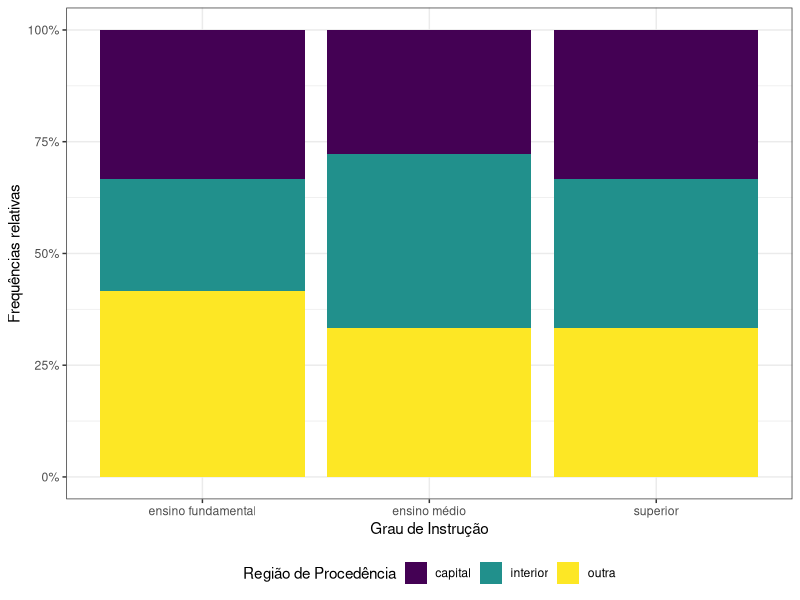
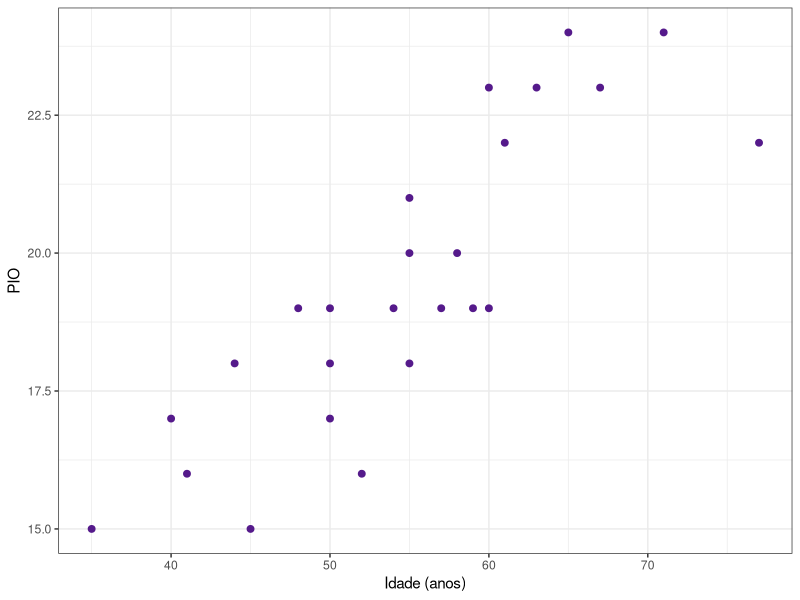
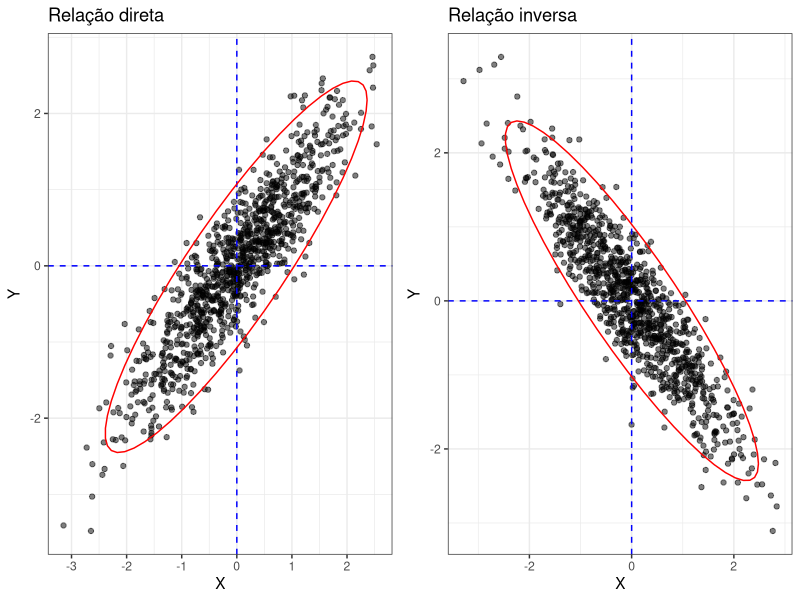
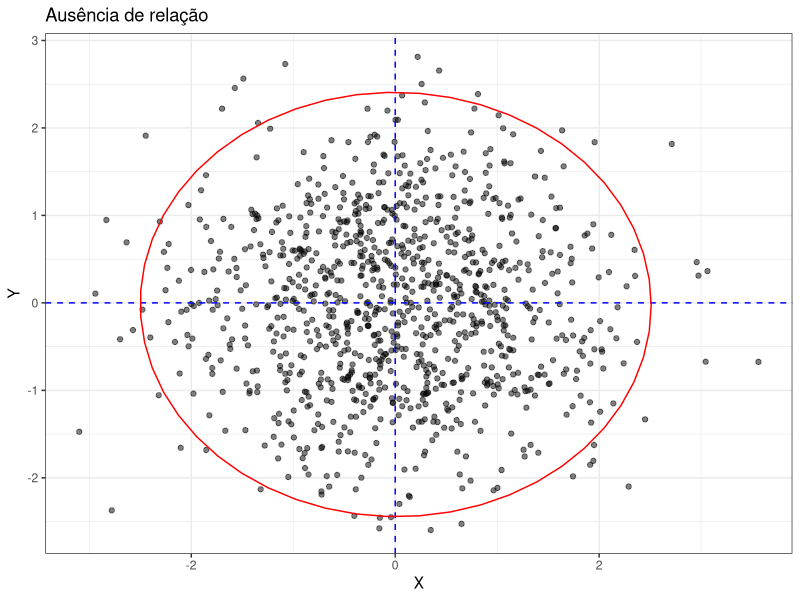
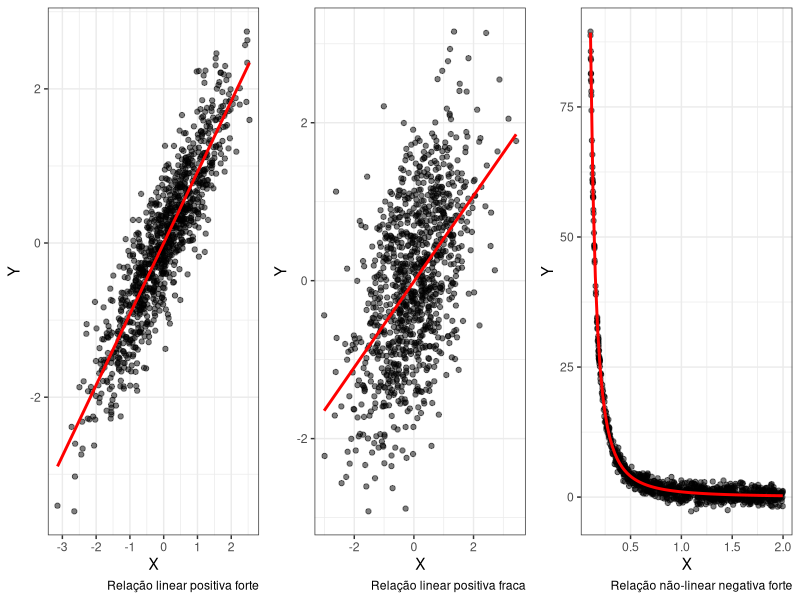
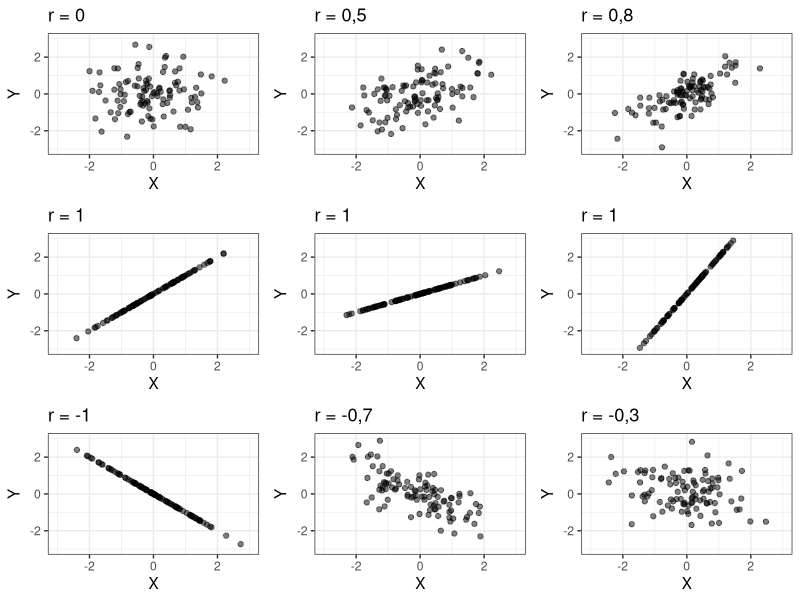
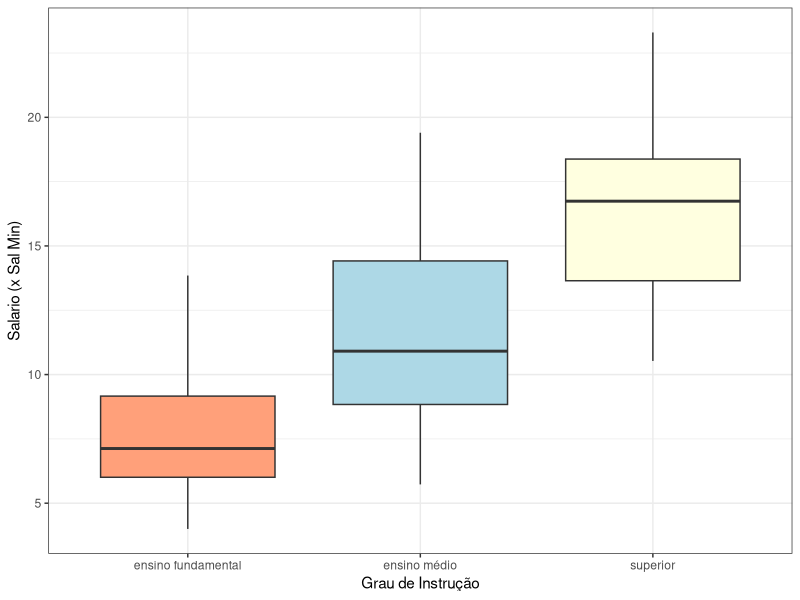

These figures' R source, in order:
## ----mb, echo=FALSE, warning=FALSE, message=FALSE----------------------------------------------------------------
library(dplyr)
library(readxl)
library(knitr)

mb_df <- read_excel(path = here::here("data", "companhia_mb.xlsx"))
mb_df %>% 
  select(N ,`Região de Procedência`, `Grau de Instrução`) %>% 
  rename("ID" = "N") %>% 
  # slice_head(n = 10) %>% 
  kable(caption = "Tabela de dados brutos.")



## ----tab_dupla, echo=FALSE, warning=FALSE, message=FALSE---------------------------------------------------------
library(kableExtra)

tab <- mb_df %>% 
  select(`Região de Procedência`, `Grau de Instrução`) %>% 
  table() %>% 
  addmargins()

row.names(tab)[4] <- "Total"
colnames(tab)[4] <- "Total"

kable(tab, caption = "Distribuição conjunta das frequências das variáveis grau de instrução e região de procedência.") %>% 
  add_header_above(c("Região de Procedência", "Grau de Instrução" = 3, " "))


## ----percent_tot_geral, echo=FALSE, warning=FALSE, message=FALSE-------------------------------------------------
prop.tab <- mb_df %>% 
  select(`Região de Procedência`, `Grau de Instrução`) %>% 
  table() %>% 
  prop.table() %>% 
  addmargins() * 100

row.names(prop.tab)[4] <- "Total"
colnames(prop.tab)[4] <- "Total"

kable(prop.tab, digits = 0, caption = "Distribuição conjunta das frequências relativas (em porcentagem) em relação ao total geral das variáveis grau de instrução e região de procedência.") %>% 
  add_header_above(c("Região de Procedência", "Grau de Instrução" = 3, " "))


## ----percent_tot_coluna, echo=FALSE, warning=FALSE, message=FALSE------------------------------------------------
prop.tab <- mb_df %>% 
  select(`Região de Procedência`, `Grau de Instrução`) %>% 
  table() %>% 
  prop.table(margin = 2) %>% 
  addmargins() * 100

row.names(prop.tab)[4] <- "Total"
colnames(prop.tab)[4] <- "Total"

kable(prop.tab, digits = 0, caption = "Distribuição conjunta das frequências relativas (em porcentagem) em relação aos totais de colunas das variáveis grau de instrução e região de procedência.") %>% 
  add_header_above(c("Região de Procedência", "Grau de Instrução" = 3, " "))


## ----barras, echo=FALSE, warning=FALSE, message=FALSE, fig.align='center', out.height="100%"---------------------
library(ggplot2)
library(viridis)
library(reshape2)

mb_gg <- mb_df %>% 
  select(`Região de Procedência`, `Grau de Instrução`) %>% 
  table() %>% 
  prop.table(margin = 2) %>% melt()

p <- ggplot(data = mb_gg, mapping = aes(x = `Grau de Instrução`, fill = `Região de Procedência`, y = value)) +
  geom_bar(position = "fill", stat = "identity") +
  scale_fill_viridis(discrete = T) +
  scale_y_continuous(labels = scales::percent) +
  theme_bw() + ylab("Frequências relativas") +
  theme(legend.position = "bottom")
p


## ----gremio, echo=FALSE, warning=FALSE, message=FALSE------------------------------------------------------------

tab <- matrix(c(10, 9, 4, 17, 7, 5),
              byrow = T, ncol = 3, dimnames = list(c("Sem Maicon", "Com Maicon"),
                                                   c("Vitórias", "Empates", "Derrotas")))

prop.tab <- addmargins(prop.table(addmargins(tab, margin = 1), margin = 1), margin = 2) * 100

row.names(prop.tab)[3] <- "Total"
colnames(prop.tab)[4] <- "Total"

kable(prop.tab, digits = 2,
      caption = "Resultados dos jogos do Grêmio em 2019.")


## ----pio, echo=FALSE, warning=FALSE, message=FALSE---------------------------------------------------------------

idade <- c(35, 40, 41, 44, 45, 48, 50, 50, 50, 52, 
           54, 55, 55, 55, 57, 58, 59, 60, 60, 61,
           63, 65, 67, 71, 77)

pio <- c(15, 17, 16, 18, 15, 19, 19, 18, 17, 16, 
         19, 18, 21, 20, 19, 20, 19, 23, 19, 22,
         23, 24, 23, 24, 22)

pio_df <- data.frame(id = 1:length(pio), idade, pio)

kable(x = pio_df, 
      caption = "Tabela de dados brutos.",
      col.names = c("ID", "Idade", "PIO"),
      align = 'c')


## ----pontos, echo=FALSE, warning=FALSE, message=FALSE, fig.align='center', out.height="100%"---------------------

p <- ggplot(data = pio_df,
            mapping = aes(x = idade, y = pio)) +
  geom_point(colour = I("purple4"), size = 2) +
  labs(x = "Idade (anos)", y = "PIO") +
  theme_bw()
p


## ----pos_neg, echo=FALSE, warning=FALSE, message=FALSE, fig.align='center', out.height="100%", out.width="100%"----

library(MASS)
set.seed(1000)

rho <- cbind(c(1, .9), c(.9, 1))
x <- as.data.frame(mvrnorm(n = 1000, mu = c(0,0), Sigma = rho))
names(x) <- c("X", "Y")

p1 <- ggplot(data = x, mapping = aes(x = X, y = Y)) +
  geom_point(alpha = 0.5) +
  geom_vline(xintercept = 0, linetype = "dashed", col = "blue") +
  geom_hline(yintercept = 0, linetype = "dashed", col = "blue") +
  stat_ellipse(type = "norm", col = "red") +
  labs(title = "Relação direta") +
  theme_bw()

rho <- cbind(c(1, -.9), c(-.9, 1))
x <- as.data.frame(mvrnorm(n = 1000, mu = c(0,0), Sigma = rho))
names(x) <- c("X", "Y")

p2 <- ggplot(data = x, mapping = aes(x = X, y = Y)) +
  geom_point(alpha = 0.5) +
  geom_vline(xintercept = 0, linetype = "dashed", col = "blue") +
  geom_hline(yintercept = 0, linetype = "dashed", col = "blue") +
  stat_ellipse(type = "norm", col = "red") +
  labs(title = "Relação inversa") +
  theme_bw()

library(cowplot)

plot_grid(p1, p2, labels = c('', ''), label_size = 5, ncol = 2)


## ----cor_nula, echo=FALSE, warning=FALSE, message=FALSE, fig.align='center', out.height="100%", out.width="100%"----

rho <- cbind(c(1, 0), c(0, 1))
x <- as.data.frame(mvrnorm(n = 1000, mu = c(0,0), Sigma = rho))
names(x) <- c("X", "Y")

p <- ggplot(data = x, mapping = aes(x = X, y = Y)) +
  geom_point(alpha = 0.5) +
  geom_vline(xintercept = 0, linetype = "dashed", col = "blue") +
  geom_hline(yintercept = 0, linetype = "dashed", col = "blue") +
  stat_ellipse(type = "norm", col = "red") +
  labs(title = "Ausência de relação") +
  theme_bw()
p


## ----linear, echo=FALSE, warning=FALSE, message=FALSE, fig.align='center', out.height="100%", out.width="100%"----

library(MASS)
set.seed(1000)

rho <- cbind(c(1, .9), c(.9, 1))
x <- as.data.frame(mvrnorm(n = 1000, mu = c(0,0), Sigma = rho))
names(x) <- c("X", "Y")

p1 <- ggplot(data = x, mapping = aes(x = X, y = Y)) +
  geom_point(alpha = 0.5) +
  geom_smooth(method = "lm", se = FALSE, color = "red") +
  labs(caption = "Relação linear positiva forte") +
  theme_bw()

rho <- cbind(c(1, .5), c(.5, 1))
x <- as.data.frame(mvrnorm(n = 1000, mu = c(0,0), Sigma = rho))
names(x) <- c("X", "Y")

p2 <- ggplot(data = x, mapping = aes(x = X, y = Y)) +
  geom_point(alpha = 0.5) +
  geom_smooth(method = "lm", se = FALSE, color = "red") +
  labs(caption = "Relação linear positiva fraca") +
  theme_bw()

x <- data.frame(X = runif(n = 1000, min = 0.1, max = 2))
x$Y <- 1/x$X^2 + rnorm(1000, sd = 1)

p3 <- ggplot(data = x, mapping = aes(x = X, y = Y)) +
  geom_point(alpha = 0.5) +
  geom_smooth(method = "lm", formula = y ~ I(1/x^2), se = FALSE, color = "red") +
  labs(caption = "Relação não-linear negativa forte") +
  theme_bw()

plot_grid(p1, p2, p3, labels = c('', '', ''), label_size = 1, ncol = 3)


## ----exemplos, echo=FALSE, warning=FALSE, message=FALSE, fig.align='center', out.height="100%", out.width="100%"----

library(MASS)
set.seed(1000)

rho <- cbind(c(1, 0), c(0, 1))
x <- as.data.frame(mvrnorm(n = 100, mu = c(0,0), Sigma = rho))
names(x) <- c("X", "Y")

p1 <- ggplot(data = x, mapping = aes(x = X, y = Y)) +
  geom_point(alpha = 0.5) +
  ylim(-3,3) + xlim(-3,3) +
  labs(title = "r = 0") +
  theme_bw()

rho <- cbind(c(1, .5), c(.5, 1))
x <- as.data.frame(mvrnorm(n = 100, mu = c(0,0), Sigma = rho))
names(x) <- c("X", "Y")

p2 <- ggplot(data = x, mapping = aes(x = X, y = Y)) +
  geom_point(alpha = 0.5) +
  ylim(-3,3) + xlim(-3,3) +
  labs(title = "r = 0,5") +
  theme_bw()

rho <- cbind(c(1, .8), c(.8, 1))
x <- as.data.frame(mvrnorm(n = 100, mu = c(0,0), Sigma = rho))
names(x) <- c("X", "Y")

p3 <- ggplot(data = x, mapping = aes(x = X, y = Y)) +
  geom_point(alpha = 0.5) +
  ylim(-3,3) + xlim(-3,3) +
  labs(title = "r = 0,8") +
  theme_bw()

rho <- cbind(c(1, 1), c(1, 1))
x <- as.data.frame(mvrnorm(n = 100, mu = c(0,0), Sigma = rho))
names(x) <- c("X", "Y")

p4 <- ggplot(data = x, mapping = aes(x = X, y = Y)) +
  geom_point(alpha = 0.5) +
  ylim(-3,3) + xlim(-3,3) +
  labs(title = "r = 1") +
  theme_bw()

x <- data.frame(X = rnorm(n = 100))
x$Y <- 0.5* x$X

p5 <- ggplot(data = x, mapping = aes(x = X, y = Y)) +
  geom_point(alpha = 0.5) +
  ylim(-3,3) + xlim(-3,3) +
  labs(title = "r = 1") +
  theme_bw()

x <- data.frame(X = rnorm(n = 100))
x$Y <- 2* x$X

p6 <- ggplot(data = x, mapping = aes(x = X, y = Y)) +
  geom_point(alpha = 0.5) +
  ylim(-3,3) + xlim(-3,3) +
  labs(title = "r = 1") +
  theme_bw()

rho <- cbind(c(1, -1), c(-1, 1))
x <- as.data.frame(mvrnorm(n = 100, mu = c(0,0), Sigma = rho))
names(x) <- c("X", "Y")

p7 <- ggplot(data = x, mapping = aes(x = X, y = Y)) +
  geom_point(alpha = 0.5) +
  ylim(-3,3) + xlim(-3,3) +
  labs(title = "r = -1") +
  theme_bw()

rho <- cbind(c(1, -.7), c(-.7, 1))
x <- as.data.frame(mvrnorm(n = 100, mu = c(0,0), Sigma = rho))
names(x) <- c("X", "Y")

p8 <- ggplot(data = x, mapping = aes(x = X, y = Y)) +
  geom_point(alpha = 0.5) +
  ylim(-3,3) + xlim(-3,3) +
  labs(title = "r = -0,7") +
  theme_bw()

rho <- cbind(c(1, -.3), c(-.3, 1))
x <- as.data.frame(mvrnorm(n = 100, mu = c(0,0), Sigma = rho))
names(x) <- c("X", "Y")

p9 <- ggplot(data = x, mapping = aes(x = X, y = Y)) +
  geom_point(alpha = 0.5) +
  ylim(-3,3) + xlim(-3,3) +
  labs(title = "r = -0,3") +
  theme_bw()

plot_grid(p1, p2, p3, p4, p5, p6, p7, p8, p9,
          labels = rep('', 9),
          label_size = 5, ncol = 3)


## ----pio_coef, echo=FALSE, warning=FALSE, message=FALSE----------------------------------------------------------

idade <- c(35, 40, 41, 44, 45, 48, 50, 50, 50, 52, 
           54, 55, 55, 55, 57, 58, 59, 60, 60, 61,
           63, 65, 67, 71, 77)

pio <- c(15, 17, 16, 18, 15, 19, 19, 18, 17, 16, 
         19, 18, 21, 20, 19, 20, 19, 23, 19, 22,
         23, 24, 23, 24, 22)

pio_df <- data.frame(id = 1:length(pio), idade, pio)
pio_df$idade_centrada <- pio_df$idade - mean(pio_df$idade)
pio_df$pio_centrada <- pio_df$pio - mean(pio_df$pio)
pio_df$idade_z <- (pio_df$idade - mean(pio_df$idade))/sd(pio_df$idade)
pio_df$pio_z <- (pio_df$pio - mean(pio_df$pio))/sd(pio_df$pio)
pio_df$zi_zp <- pio_df$idade_z * pio_df$pio_z

aux <- colSums(pio_df)
pio_df <- rbind(pio_df, aux)

aux <- c(rep(NA, 25), "Soma")
pio_df <- cbind(aux, pio_df)

pio_df$idade_z[26] <- NA
pio_df$pio_z[26] <- NA

options(knitr.kable.NA = '')

kable(x = pio_df, 
      escape = FALSE,
      caption = "Cálculo do coeficiente de correlação.",
      col.names = c(" " ,"ID", "Idade ($x$)", "PIO ($y$)", "$x- \\bar{x}$", "$y- \\bar{y}$", "$\\frac{x- \\bar{x}}{s_x} = z_x$", "$\\frac{y- \\bar{y}}{s_y} = z_y$", "$z_x\\cdot z_y$"),
      align = 'c', digits = c(0, 0, 0, 0, 2, 2, 2, 2, 2),
      format.args = list(decimal.mark = ","))


## ----sal_grupo, echo=FALSE, warning=FALSE, message=FALSE---------------------------------------------------------

mb_df_arrange <- mb_df %>% 
  dplyr::select("N" ,`Salario (x Sal Min)`, `Grau de Instrução`) %>% 
  rename("ID" = "N") %>% 
  arrange(`Grau de Instrução`)

mb_df_arrange %>% 
  kable(caption = "Tabela de dados brutos.",
        align = 'c',
        format.args = list(decimal.mark = ",")) %>% 
  kable_styling() %>%
  row_spec(which(mb_df_arrange$`Grau de Instrução` == "ensino fundamental"), background = "lightsalmon") %>% 
  row_spec(which(mb_df_arrange$`Grau de Instrução` == "ensino médio"), background = "lightblue") %>% 
  row_spec(which(mb_df_arrange$`Grau de Instrução` == "superior"), background = "lightyellow")



## ----sal_grupo_res, echo=FALSE, warning=FALSE, message=FALSE-----------------------------------------------------

tab <- mb_df_arrange %>% 
  group_by(`Grau de Instrução`) %>% 
  summarize(n = n(),
            `Média` = mean(`Salario (x Sal Min)`),
            `D. Padrão` = sd(`Salario (x Sal Min)`),
            `Variância` = var(`Salario (x Sal Min)`),
            `Min` = min(`Salario (x Sal Min)`),
            `Q1` = quantile(`Salario (x Sal Min)`, 0.25),
            `Q2` = quantile(`Salario (x Sal Min)`, 0.5),
            `Q3` = quantile(`Salario (x Sal Min)`, 0.75),
            `Max` = max(`Salario (x Sal Min)`)
            )

tab2 <- mb_df_arrange %>% 
  summarize(n = n(),
            `Média` = mean(`Salario (x Sal Min)`),
            `D. Padrão` = sd(`Salario (x Sal Min)`),
            `Variância` = var(`Salario (x Sal Min)`),
            `Min` = min(`Salario (x Sal Min)`),
            `Q1` = quantile(`Salario (x Sal Min)`, 0.25),
            `Q2` = quantile(`Salario (x Sal Min)`, 0.5),
            `Q3` = quantile(`Salario (x Sal Min)`, 0.75),
            `Max` = max(`Salario (x Sal Min)`)
            )

tab2$`Grau de Instrução` <- "Global"
tab2 <- tab2[c(names(tab2)[10],names(tab2)[-10])]

tab <- rbind(tab, tab2)

kable(tab,
      caption = "Medidas-resumo para a variável salário, segundo o grau de instrução, na Companhia MB.",
      align = 'c', digits = c(0,0,rep(2,8)),
      format.args = list(decimal.mark = ",")) %>% 
  kable_styling() %>%
  row_spec(1, background = "lightsalmon") %>% 
  row_spec(2, background = "lightblue") %>% 
  row_spec(3, background = "lightyellow")


## ----sal_bp, echo=FALSE, warning=FALSE, message=FALSE, fig.align='center', out.height="100%", out.width="100%"----

mb_df_arrange$cor <- NULL
mb_df_arrange$cor <- ifelse(mb_df_arrange$`Grau de Instrução` == "ensino fundamental", "lightsalmon", ifelse(mb_df_arrange$`Grau de Instrução` == "ensino médio", "lightblue", "lightyellow"))


bp <- ggplot(data = mb_df_arrange,
             mapping = aes(x = `Grau de Instrução`,
                           y = `Salario (x Sal Min)`)) +
  geom_boxplot(fill = c("lightsalmon", "lightblue", "lightyellow")) +
  theme_bw()

bp


## ----iris, echo=FALSE, message=FALSE, warning=FALSE--------------------------------------------------------------

set.seed(1000)

iris_ex_1 <- iris %>% 
  filter(Species == "setosa") %>% 
  slice_head(n = 10)

iris_ex_2 <- iris %>% 
  filter(Species == "versicolor") %>% 
  slice_head(n = 10)

iris_ex_3 <- iris %>% 
  filter(Species == "virginica") %>% 
  slice_head(n = 10)

iris_ex <- rbind(iris_ex_1, iris_ex_2)
iris_ex <- rbind(iris_ex, iris_ex_3)

iris_ex %>% 
kable(caption = "Tabela de dados brutos.",
        align = 'c', col.names = c("comprimento da sépala", "largura da sépala", "comprimento da pétala", "largura da pétala", "espécie"),
        format.args = list(decimal.mark = ","))
